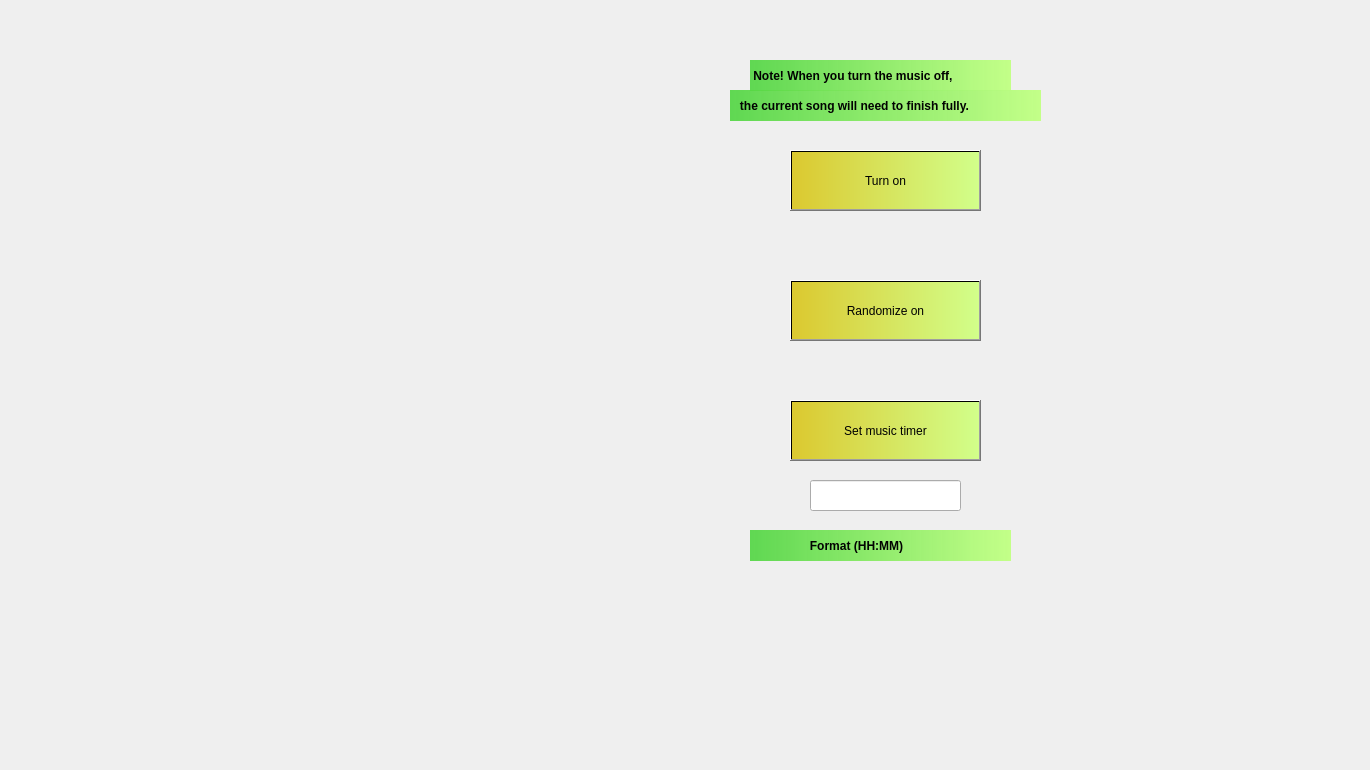
    <widget class="QWidget" name="tab_2">
     <attribute name="title">
      <string>Relaxing songs</string>
     </attribute>
     <widget class="QLabel" name="music_bg">
      <property name="geometry">
       <rect>
        <x>-230</x>
        <y>-80</y>
        <width>1361</width>
        <height>761</height>
       </rect>
      </property>
      <property name="text">
       <string/>
      </property>
      <property name="pixmap">
       <pixmap>../Python/BG/maxresdefault2.jpg</pixmap>
      </property>
      <property name="scaledContents">
       <bool>true</bool>
      </property>
     </widget>
     <widget class="QPushButton" name="music_btn">
      <property name="geometry">
       <rect>
        <x>790</x>
        <y>150</y>
        <width>191</width>
        <height>61</height>
       </rect>
      </property>
      <property name="toolTip">
       <string>&lt;html&gt;&lt;head/&gt;&lt;body&gt;&lt;p&gt;&lt;span style=&quot; font-size:12pt; font-weight:600;&quot;&gt;Turn on&lt;/span&gt;&lt;/p&gt;&lt;/body&gt;&lt;/html&gt;</string>
      </property>
      <property name="styleSheet">
       <string notr="true">background-color: qlineargradient(spread:pad, x1:0, y1:0, x2:1, y2:0, stop:0 rgba(219, 200, 45, 252), stop:1 rgba(209, 255, 137, 252));
font: 75 14pt &quot;Berlin Sans FB Demi&quot;;</string>
      </property>
      <property name="text">
       <string>Turn on</string>
      </property>
     </widget>
     <widget class="QPushButton" name="Random_music_btn">
      <property name="geometry">
       <rect>
        <x>790</x>
        <y>280</y>
        <width>191</width>
        <height>61</height>
       </rect>
      </property>
      <property name="toolTip">
       <string>&lt;html&gt;&lt;head/&gt;&lt;body&gt;&lt;p&gt;&lt;span style=&quot; font-size:12pt; font-weight:600;&quot;&gt;Turn on&lt;/span&gt;&lt;/p&gt;&lt;/body&gt;&lt;/html&gt;</string>
      </property>
      <property name="styleSheet">
       <string notr="true">background-color: qlineargradient(spread:pad, x1:0, y1:0, x2:1, y2:0, stop:0 rgba(219, 200, 45, 252), stop:1 rgba(209, 255, 137, 252));
font: 75 14pt &quot;Berlin Sans FB Demi&quot;;</string>
      </property>
      <property name="text">
       <string>Randomize on</string>
      </property>
     </widget>
     <widget class="QPushButton" name="Automated_music_btn">
      <property name="geometry">
       <rect>
        <x>790</x>
        <y>400</y>
        <width>191</width>
        <height>61</height>
       </rect>
      </property>
      <property name="toolTip">
       <string>&lt;html&gt;&lt;head/&gt;&lt;body&gt;&lt;p&gt;&lt;span style=&quot; font-size:12pt; font-weight:600;&quot;&gt;Turn on&lt;/span&gt;&lt;/p&gt;&lt;/body&gt;&lt;/html&gt;</string>
      </property>
      <property name="styleSheet">
       <string notr="true">background-color: qlineargradient(spread:pad, x1:0, y1:0, x2:1, y2:0, stop:0 rgba(219, 200, 45, 252), stop:1 rgba(209, 255, 137, 252));
font: 75 14pt &quot;Berlin Sans FB Demi&quot;;</string>
      </property>
      <property name="text">
       <string>Set music timer</string>
      </property>
     </widget>
     <widget class="QLabel" name="label">
      <property name="geometry">
       <rect>
        <x>750</x>
        <y>60</y>
        <width>261</width>
        <height>31</height>
       </rect>
      </property>
      <property name="styleSheet">
       <string notr="true">color: qlineargradient(spread:pad, x1:0, y1:0, x2:1, y2:0, stop:0 rgba(0, 0, 0, 227), stop:0.994737 rgba(0, 0, 0, 252));
font: 75 9.7pt &quot;Berlin Sans FB Demi&quot;;
font-weight: bold;
background-color: qlineargradient(spread:pad, x1:0, y1:0, x2:1, y2:0, stop:0 rgba(78, 213, 63, 227), stop:0.994737 rgba(194, 255, 135, 252));</string>
      </property>
      <property name="text">
       <string> Note! When you turn the music off,</string>
      </property>
     </widget>
     <widget class="QLabel" name="label_2">
      <property name="geometry">
       <rect>
        <x>730</x>
        <y>90</y>
        <width>311</width>
        <height>31</height>
       </rect>
      </property>
      <property name="styleSheet">
       <string notr="true">color: qlineargradient(spread:pad, x1:0, y1:0, x2:1, y2:0, stop:0 rgba(0, 0, 0, 227), stop:0.994737 rgba(0, 0, 0, 252));
font: 75 9.7pt &quot;Berlin Sans FB Demi&quot;;
font-weight: bold;
background-color: qlineargradient(spread:pad, x1:0, y1:0, x2:1, y2:0, stop:0 rgba(78, 213, 63, 227), stop:0.994737 rgba(194, 255, 135, 252));</string>
      </property>
      <property name="text">
       <string>   the current song will need to finish fully.</string>
      </property>
     </widget>
     <widget class="QLineEdit" name="write_time_bar">
      <property name="geometry">
       <rect>
        <x>810</x>
        <y>480</y>
        <width>151</width>
        <height>31</height>
       </rect>
      </property>
      <property name="text">
       <string/>
      </property>
     </widget>
     <widget class="QLabel" name="time_format_label">
      <property name="geometry">
       <rect>
        <x>750</x>
        <y>530</y>
        <width>261</width>
        <height>31</height>
       </rect>
      </property>
      <property name="styleSheet">
       <string notr="true">color: qlineargradient(spread:pad, x1:0, y1:0, x2:1, y2:0, stop:0 rgba(0, 0, 0, 227), stop:0.994737 rgba(0, 0, 0, 252));
font: 75 9.7pt &quot;Berlin Sans FB Demi&quot;;
font-weight: bold;
background-color: qlineargradient(spread:pad, x1:0, y1:0, x2:1, y2:0, stop:0 rgba(78, 213, 63, 227), stop:0.994737 rgba(194, 255, 135, 252));</string>
      </property>
      <property name="text">
       <string>                  Format (HH:MM)</string>
      </property>
     </widget>
    </widget>
